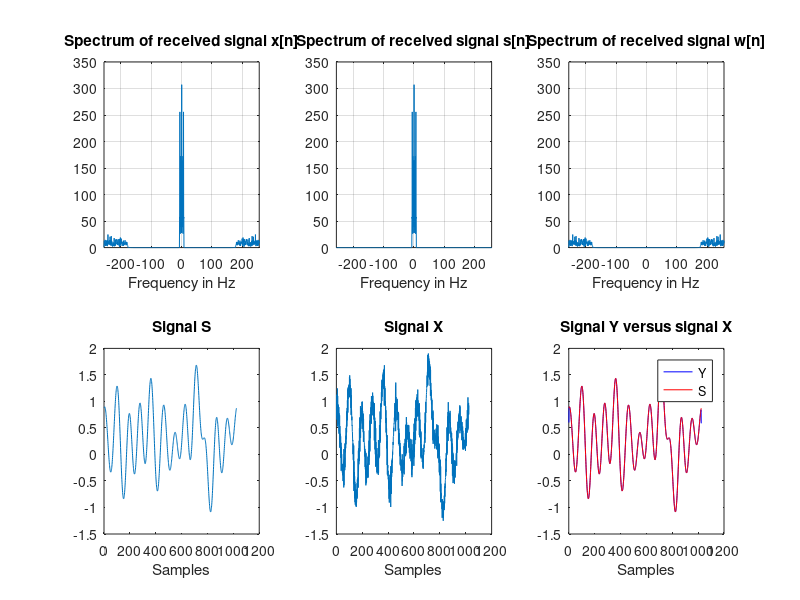
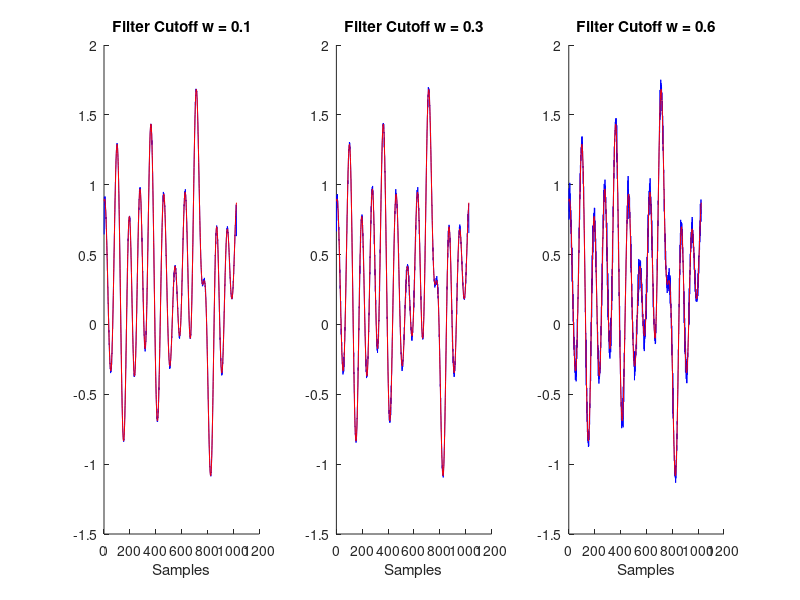

These charts were generated, in order, by the following MATLAB code:
close;

h0 = 0.07319351212;
h1 = 0.25;
h2 = 0.35361297576;

a = [1];
b = [h0 h1 h2 h1 h0];
[H,w] = freqz(b,a,1024);
%figure;
%plot(w,abs(H));

clear;
h0 = 0.07319351212;
h1 = 0.25;
h2 = 0.35361297576;

t = 0:1/512:(2-1/512);
t = t(:);
randn('state', 7)
a = 0.2*randn(7,1);
randn('state', 19)
b = 0.2*randn(7,1);
s = 0.3*ones(1024,1);
for i = 1:7,
 s1 = a(i)*sin(2*pi*i*t);
 s2 = b(i)*cos(2*pi*(i-0.5)*t);
 s = s + s1 + s2;
end 

randn('state',9); % sets a seed state for generating a random sequence
w0 = randn(1024,1); % generate 1024 Gaussian white random samples
mw = mean(w0); % evaluate its mean value
w0 = w0 - mw; % modify w0 to have a zero-mean
c = 0.3/sqrt((w0'*w0)/1024);
w0 = c*w0; % modify w0 to have a standard deviation = 0.3
h = fir1(250,0.7,'high'); % get a good highpass FIR filter with cutoff freq. = 0.7
w1 = conv(h,w0); % apply highpass filtering to the white noise sequence
w = w1(126:1149); % cut the filtered sequence to a right size
w = w(:); % make sure w[n] is a column vector 

x = s + w; 

%Fourier plot of x
subplot(2,3,1);
xf = fft(x); % perform FFT of signal x[n]
xf = fftshift(xf); % shift zero-frequency component to center of spectrum
f = -256:512/1023:256; % define an appropriate frequency axis for plotting
plot(f,abs(xf))
axis([-256 256 0 350])
grid
xlabel('Frequency in Hz')
title('Spectrum of received signal x[n]') 

%Fourier plot of s
subplot(2,3,2);
sf = fft(s); % perform FFT of signal x[n]
sf = fftshift(sf); % shift zero-frequency component to center of spectrum
f = -256:512/1023:256; % define an appropriate frequency axis for plotting
plot(f,abs(sf))
axis([-256 256 0 350])
grid
xlabel('Frequency in Hz')
title('Spectrum of received signal s[n]') 

%Fourier plot of w
subplot(2,3,3);
wf = fft(w); % perform FFT of signal x[n]
wf = fftshift(wf); % shift zero-frequency component to center of spectrum
f = -256:512/1023:256; % define an appropriate frequency axis for plotting
plot(f,abs(wf))
axis([-256 256 0 350])
grid
xlabel('Frequency in Hz')
title('Spectrum of received signal w[n]') 

subplot(2,3,4);
plot(s);
xlabel('Samples')
title('Signal S') 

subplot(2,3,5);
plot(x)
xlabel('Samples')
title('Signal X') 

tapFilter = [h0 h1 h2 h1 h0];
y_raw = conv(x,tapFilter);
y_opt = y_raw(3:1026);

subplot(2,3,6);
plot(y_opt,'-b');
hold on
plot(s,'-r')
legend('Y','S')
xlabel('Samples')
title('Signal Y versus signal X')

errorAfter = 20*log(norm(s)/norm(y_opt-s))
errorBefore = 20*log(norm(s)/norm(x-s))

filterOne   = fir1(4,0.1);
filterTwo   = fir1(4,0.3);
filterThree = fir1(4,0.6);
y_raw1 = conv(x,filterOne);
y_raw2 = conv(x,filterTwo);
y_raw3 = conv(x,filterThree);
y_opt1 = y_raw1(3:1026);
y_opt2 = y_raw2(3:1026);
y_opt3 = y_raw3(3:1026);

figure;
subplot(1,3,1);
hold on;
plot(y_opt1,'-b');
plot(s,'-r')
xlabel('Samples')
title('Filter Cutoff w = 0.1') 

subplot(1,3,2);
hold on;
plot(y_opt2,'-b');
plot(s,'-r')
xlabel('Samples')
title('Filter Cutoff w = 0.3') 

subplot(1,3,3);
hold on;
plot(y_opt3,'-b');
plot(s,'-r')
xlabel('Samples')
title('Filter Cutoff w = 0.6') 

snrfilter1After = 20*log(norm(s)/norm(y_opt1-s))
snrfilter2After = 20*log(norm(s)/norm(y_opt2-s))
snrfilter3After = 20*log(norm(s)/norm(y_opt3-s))
